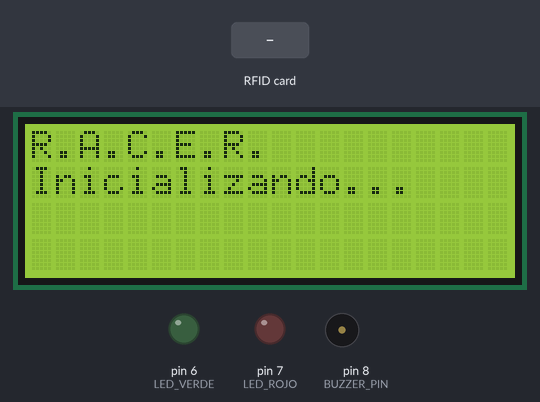
Bench run of a sketch on a simulated Arduino Uno, built with avr-gcc and run on an emulated ATmega328P. Shown: 20×4 character LCD, output pins drawn as LEDs (lit = HIGH), buzzer (waves = sounding). The test bench sets the inputs (shaded band). The local clock reads 2024-03-15 10:24:30 at power-on unless the sketch sets it; pins used as bus, display or sensor lines are not drawn; what the sketch prints to the serial monitor is not drawn.

Above: at 0.4 s.
At 15.3 s:
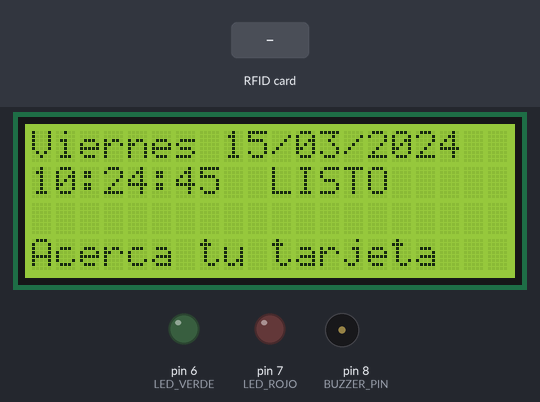
15.4 s: RFID card A7 6E 3B 25 held to the reader
At 16.5 s:
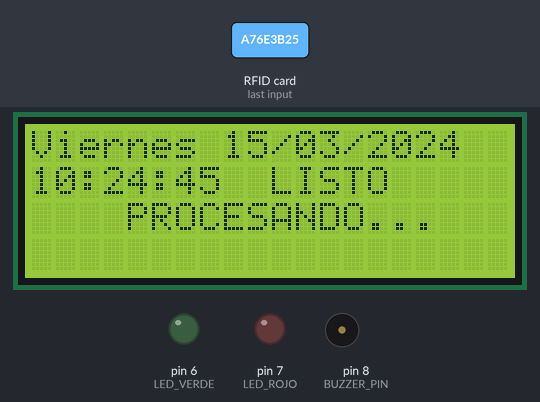
At 21.0 s:
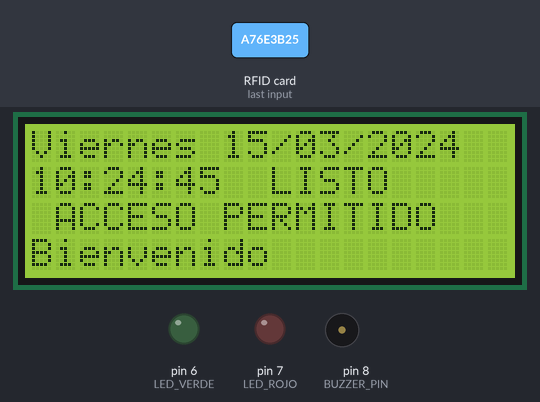
Timing chart, 0 to 22.5 s (numbered marks = the images above; inputs shaded):
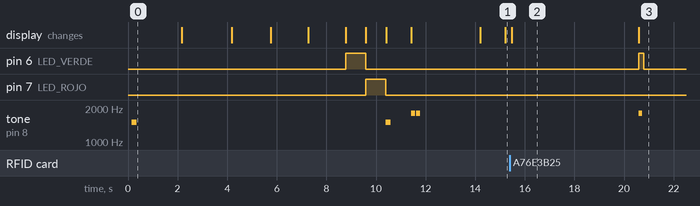

Measured:
- after the input at 15.4 s, pin 6 (LED_VERDE): LOW → HIGH after 5.2 s, → LOW 0.20 s later; tone on pin 8 (BUZZER_PIN): silent → 1800 Hz after 5.2 s, → silent 0.15 s later; the display: changes after 0.08 s (image 2)
- what the display in image 2 shows lasts 5.1 s, from 15.5 s to 20.6 s

The sketch:

codigo_arduino_racer.ino
```cpp
/*
   R.A.C.E.R. - Control de Acceso RFID
   Código para Arduino con lector RFID RC522, LCD 20x4, RTC DS3231 y buzzer

   Flujo:
   1. Lee UID de tarjeta RFID
   2. Envía UID al puente Python por serial
   3. Espera respuesta con formato: RESULTADO|PERMITIDO/DENEGADO|NOMBRE|MOTIVO|TIPO_ACCESO
   4. Muestra resultado en LCD, LEDs y buzzer

   Componentes:
   - Lector RFID RC522 (SPI)
   - Pantalla LCD 20x4 (I2C)
   - Buzzer pasivo (pin 8)
   - RTC DS3231 (I2C)
   - LED verde (pin 6) y LED rojo (pin 7)
 */

#include <SPI.h>
#include <MFRC522.h>
#include <RTClib.h>
#include <LiquidCrystal_I2C.h>
#include <Wire.h>

// Pines
#define SS_PIN 10      // CS del lector RFID RC522
#define RST_PIN 9      // Reset del lector RFID RC522
#define BUZZER_PIN 8   // Buzzer pasivo
#define LED_VERDE 6    // LED verde (acceso permitido)
#define LED_ROJO 7     // LED rojo (acceso denegado)

// Módulos
MFRC522 rfid(SS_PIN, RST_PIN);
LiquidCrystal_I2C lcd(0x27, 20, 4);  // Pantalla LCD de 20 columnas x 4 filas
RTC_DS3231 rtc;

// Control de actualización del LCD para no saturar el bus I2C
unsigned long ultimaActualizacionLCD = 0;
int ultimoSegundoLCD = -1;

// UIDs guardados en el Arduino por si el puente no responde
String uidsAutorizados[] = {"A76E3B25", "353882E0"};
int totalAutorizados = 2;

// Revisa si la tarjeta está en la lista de UIDs locales
bool estaAutorizado(String uid) {
  for (int i = 0; i < totalAutorizados; i++) {
    if (uidsAutorizados[i] == uid) return true;
  }
  return false;
}

// Escanea y verifica los componentes conectados
void escanearComponentes() {
  lcd.clear();
  lcd.setCursor(0, 0);
  lcd.print("VERIFICANDO COMPONENTES");
  delay(2000);

  // Verificar LCD 20x4
  lcd.clear();
  lcd.setCursor(0, 0);
  lcd.print("LCD 20x4");
  lcd.setCursor(0, 1);
  lcd.print("OK");
  Serial.println("LCD 20x4: OK");
  delay(1500);

  // Verificar RFID RC522
  lcd.clear();
  lcd.setCursor(0, 0);
  lcd.print("RFID RC522");
  rfid.PCD_Init();
  lcd.setCursor(0, 1);
  lcd.print("OK");
  Serial.println("RFID RC522: OK");
  delay(1500);

  // Verificar RTC DS3231
  lcd.clear();
  lcd.setCursor(0, 0);
  lcd.print("RTC DS3231");
  if (rtc.begin()) {
    lcd.setCursor(0, 1);
    lcd.print("OK");
    Serial.println("RTC DS3231: OK");
    if (rtc.lostPower()) {
      rtc.adjust(DateTime(F(__DATE__), F(__TIME__)));
    }
  } else {
    lcd.setCursor(0, 1);
    lcd.print("ERROR");
    Serial.println("RTC DS3231: ERROR");
  }
  delay(1500);

  // Verificar LEDs
  lcd.clear();
  lcd.setCursor(0, 0);
  lcd.print("LED Verde");
  digitalWrite(LED_VERDE, HIGH);
  lcd.setCursor(0, 1);
  lcd.print("OK");
  Serial.println("LED Verde: OK");
  delay(800);
  digitalWrite(LED_VERDE, LOW);

  lcd.clear();
  lcd.setCursor(0, 0);
  lcd.print("LED Rojo");
  digitalWrite(LED_ROJO, HIGH);
  lcd.setCursor(0, 1);
  lcd.print("OK");
  Serial.println("LED Rojo: OK");
  delay(800);
  digitalWrite(LED_ROJO, LOW);

  // Verificar Buzzer
  lcd.clear();
  lcd.setCursor(0, 0);
  lcd.print("Buzzer");
  tone(BUZZER_PIN, 1500, 200);
  lcd.setCursor(0, 1);
  lcd.print("OK");
  Serial.println("Buzzer: OK");
  delay(1000);

  // Resumen
  lcd.clear();
  lcd.setCursor(0, 0);
  lcd.print("TODOS OK");
  lcd.setCursor(0, 1);
  lcd.print("Iniciando...");
  Serial.println("TODOS LOS COMPONENTES OK");
  tone(BUZZER_PIN, 1800, 150);
  delay(200);
  tone(BUZZER_PIN, 1800, 150);
  delay(1500);
}

// Configuración inicial: pines, módulos y pantalla de bienvenida
void setup() {
  Serial.begin(9600);
  SPI.begin();

  pinMode(SS_PIN, OUTPUT);
  pinMode(LED_VERDE, OUTPUT);
  pinMode(LED_ROJO, OUTPUT);
  pinMode(BUZZER_PIN, OUTPUT);

  digitalWrite(SS_PIN, HIGH);
  rfid.PCD_Init();

  lcd.init();
  lcd.backlight();
  lcd.clear();
  lcd.setCursor(0, 0);
  lcd.print("R.A.C.E.R.");
  lcd.setCursor(0, 1);
  lcd.print("Inicializando...");

  if (rtc.begin()) {
    if (rtc.lostPower()) {
      rtc.adjust(DateTime(F(__DATE__), F(__TIME__)));
    }
  }

  tone(BUZZER_PIN, 1500, 200);
  delay(500);

  Serial.println("Sistema R.A.C.E.R. listo");
  delay(1500);

  // Ejecutar escaneo de componentes
  escanearComponentes();
  delay(1000);

  mostrarPantallaBienvenida();
}

// Bucle principal: muestra hora, lee tarjetas RFID y procesa accesos
void loop() {
  // Solo leer el RTC y actualizar el LCD 1 vez por segundo para no saturar el bus I2C
  unsigned long ahoraMs = millis();
  if (ahoraMs - ultimaActualizacionLCD >= 1000) {
    ultimaActualizacionLCD = ahoraMs;
    DateTime ahora = rtc.now();
    if (ahora.second() != ultimoSegundoLCD) {
      ultimoSegundoLCD = ahora.second();
      mostrarHoraYFecha(ahora);
    }
  }

  // Si se detecta una tarjeta RFID, leer su UID
  if (rfid.PICC_IsNewCardPresent() && rfid.PICC_ReadCardSerial()) {
    String uid = "";
    for (byte i = 0; i < rfid.uid.size; i++) {
      if (rfid.uid.uidByte[i] < 0x10) uid += "0";
      String h = String(rfid.uid.uidByte[i], HEX);
      h.toUpperCase();
      uid += h;
    }

    // Mostrar "PROCESANDO..." en el LCD mientras se comunica con el puente
    lcd.setCursor(0, 2);
    lcd.print("    PROCESANDO...   ");
    lcd.setCursor(0, 3);
    lcd.print("                    ");

    // Enviar UID al puente Python
    Serial.print("ID: ");
    Serial.print(uid);
    Serial.println(" | Alumno: PENDIENTE");
    Serial.flush();

    // Esperar respuesta del puente (máximo 5 segundos)
    // NO vaciar el buffer serial antes, porque el puente puede responder rápido
    bool respuestaRecibida = false;
    bool permitidoBridge = false;
    String nombreBridge = "";
    String motivoBridge = "";
    String tipoAccesoBridge = "";
    String bufferLinea = "";
    unsigned long inicioEspera = millis();
    const unsigned long TIMEOUT_ESPERA = 5000;

    while (millis() - inicioEspera < TIMEOUT_ESPERA) {
      if (Serial.available() > 0) {
        char c = Serial.read();

        if (c == '\n') {
          bufferLinea.trim();
          if (bufferLinea.length() > 0 && bufferLinea.startsWith("RESULTADO|")) {
            int pos1 = bufferLinea.indexOf('|');
            int pos2 = bufferLinea.indexOf('|', pos1 + 1);
            int pos3 = bufferLinea.indexOf('|', pos2 + 1);
            int pos4 = bufferLinea.indexOf('|', pos3 + 1);

            if (pos1 > 0 && pos2 > pos1) {
              String estado = bufferLinea.substring(pos1 + 1, pos2);
              permitidoBridge = (estado == "PERMITIDO");

              nombreBridge = (pos3 > pos2) ? bufferLinea.substring(pos2 + 1, pos3) : bufferLinea.substring(pos2 + 1);
              motivoBridge = (pos4 > pos3) ? bufferLinea.substring(pos3 + 1, pos4) : (pos3 > pos2 ? bufferLinea.substring(pos3 + 1) : "");
              tipoAccesoBridge = (pos4 > pos3) ? bufferLinea.substring(pos4 + 1) : "";

              respuestaRecibida = true;
              break;
            }
          }
          bufferLinea = "";
        } else if (c != '\r') {
          bufferLinea += c;
        }
      }
    }

    apagarLEDs();

    // Mostrar resultado en LCD
    lcd.setCursor(0, 2);
    lcd.print("                    ");
    lcd.setCursor(0, 3);
    lcd.print("                    ");

    if (respuestaRecibida) {
      if (permitidoBridge) {
        lcd.setCursor(0, 2);
        if (tipoAccesoBridge == "salida") {
          lcd.print("    HASTA LUEGO     ");
        } else {
          lcd.print("     BIENVENIDO     ");
        }

        lcd.setCursor(0, 3);
        String linea4 = (nombreBridge.length() > 0 && nombreBridge != "Desconocido") ? nombreBridge : "Acceso concedido";
        lcd.print(linea4.substring(0, 20));
        for (int i = linea4.length(); i < 20; i++) lcd.print(" ");

        encenderLED(LED_VERDE);
        sonidoCorto();
        apagarLEDs();
      } else {
        lcd.setCursor(0, 2);
        lcd.print(" ACCESO DENEGADO    ");
        lcd.setCursor(0, 3);
        String msg = (nombreBridge.length() > 0 && nombreBridge != "Desconocido") ? nombreBridge : "No autorizado";
        lcd.print(msg.substring(0, 20));
        for (int i = msg.length(); i < 20; i++) lcd.print(" ");
        encenderLED(LED_ROJO);
        sonidoLargo();
        apagarLEDs();
      }
    } else {
      if (estaAutorizado(uid)) {
        lcd.setCursor(0, 2);
        lcd.print(" ACCESO PERMITIDO   ");
        lcd.setCursor(0, 3);
        lcd.print("Bienvenido          ");
        encenderLED(LED_VERDE);
        sonidoCorto();
        apagarLEDs();
      } else {
        lcd.setCursor(0, 2);
        lcd.print(" ACCESO DENEGADO    ");
        lcd.setCursor(0, 3);
        lcd.print("No autorizado       ");
        encenderLED(LED_ROJO);
        sonidoLargo();
        apagarLEDs();
      }
    }

    delay(2000);
    rfid.PICC_HaltA();
    rfid.PCD_Init();
    mostrarPantallaBienvenida();
  }

  delay(50);
}

// Muestra la fecha y hora actual del RTC en las líneas 0 y 1 del LCD
void mostrarHoraYFecha(DateTime ahora) {
  lcd.setCursor(0, 0);
  String diasSemana[] = {"Domingo", "Lunes", "Martes", "Miercoles", "Jueves", "Viernes", "Sabado  "};
  int diaIdx = ahora.dayOfTheWeek();
  if (diaIdx < 0 || diaIdx > 6) diaIdx = 0;
  lcd.print(diasSemana[diaIdx]);
  lcd.print(" ");
  if (ahora.day() < 10) lcd.print("0");
  lcd.print(ahora.day());
  lcd.print("/");
  if (ahora.month() < 10) lcd.print("0");
  lcd.print(ahora.month());
  lcd.print("/");
  lcd.print(ahora.year());
  lcd.print("  ");

  lcd.setCursor(0, 1);
  if (ahora.hour() < 10) lcd.print("0");
  lcd.print(ahora.hour());
  lcd.print(":");
  if (ahora.minute() < 10) lcd.print("0");
  lcd.print(ahora.minute());
  lcd.print(":");
  if (ahora.second() < 10) lcd.print("0");
  lcd.print(ahora.second());
  lcd.print("  LISTO");
}

// Muestra el mensaje de espera de tarjeta en el LCD
void mostrarPantallaBienvenida() {
  lcd.setCursor(0, 2);
  lcd.print("                    ");
  lcd.setCursor(0, 3);
  lcd.print("Acerca tu tarjeta   ");
}

// Pitido corto para acceso permitido
void sonidoCorto() {
  tone(BUZZER_PIN, 1800, 150);
  delay(200);
}

// Pitido largo intermitente para acceso denegado
void sonidoLargo() {
  for (int i = 0; i < 3; i++) {
    tone(BUZZER_PIN, 400, 300);
    delay(350);
  }
}

// Enciende un LED específico (verde o rojo) y apaga el otro
void encenderLED(int led) {
  apagarLEDs();
  digitalWrite(led, HIGH);
}

// Apaga ambos LEDs
void apagarLEDs() {
  digitalWrite(LED_VERDE, LOW);
  digitalWrite(LED_ROJO, LOW);
}
```
